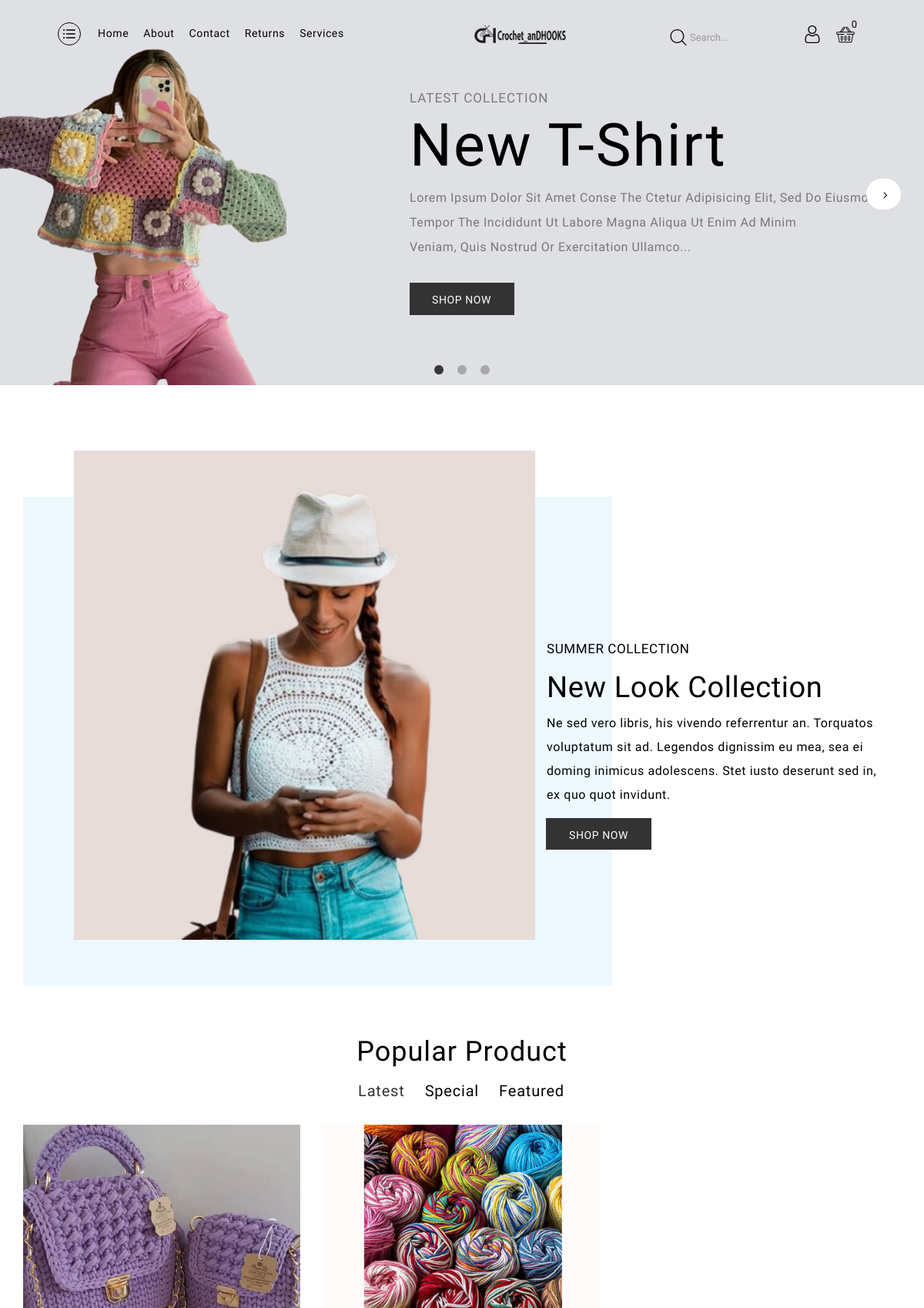
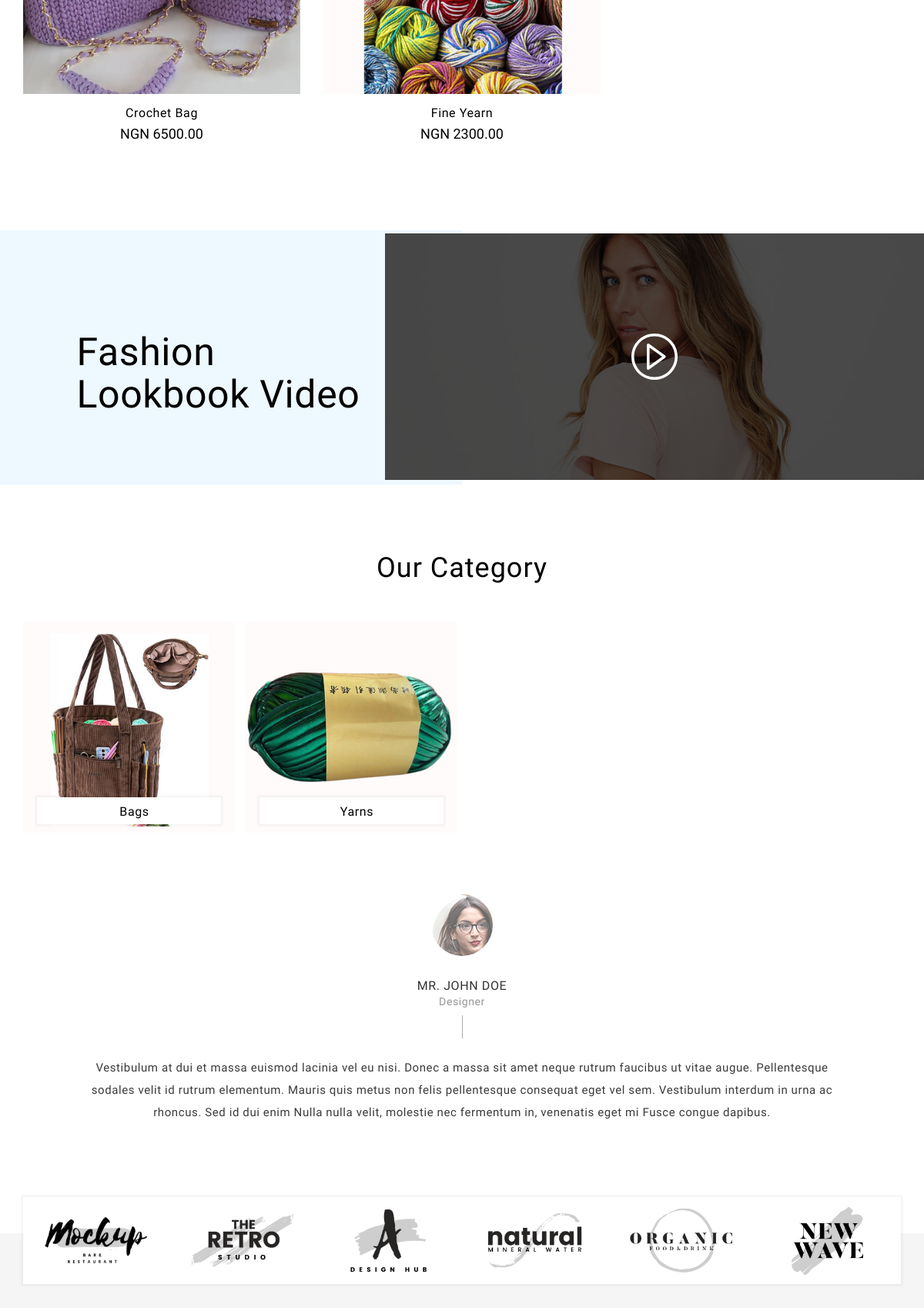
The page / (upper part) on the database its author committed (2 pictures, top to bottom).
### store/models.py (models this page shows, shortened)
class Product(models.Model):
    unit_choices = [('pcs','Pcs'),('pair','Pair'),('doz','Doz'),('box','Box'),('pack','Pack'),('bag','Bag')]
    collection_choices = [('latest','Latest'),('special','Special'),('featured','Featured')]
    product_name = models.CharField(max_length=200, unique=True)
    slug = models.SlugField(max_length=200, unique=True)
    description = models.TextField(max_length=500, blank=True)
    price = models.DecimalField(max_digits=9, decimal_places=2)
    discount_price = models.DecimalField(max_digits=9, decimal_places=2, blank=True, default=0)
    images = models.ImageField(upload_to='photo/products',)
    stock = models.IntegerField(default=0)
    is_available = models.BooleanField(default=True)
    collection = models.CharField(max_length=100, choices=collection_choices, default='latest')
    category= models.ForeignKey(Category, on_delete=models.CASCADE)
    unit= models.CharField(max_length=100, choices=unit_choices, default='pcs')
    created_date = models.DateTimeField(auto_now_add=True)
    modified_date = models.DateTimeField(auto_now_add=True)
    def get_url(self):
        return reverse('product_detail', args=[self.category.slug, self.slug])

### category/models.py (models this page shows, shortened)
class Category(models.Model):
    category_name = models.CharField(max_length=50, unique=True)
    slug = models.SlugField(max_length=100, unique=True)
    description = models.TextField(max_length=255,blank=True)
    category_image = models.ImageField(upload_to='photo/categories', blank=True)
    class Meta:
        verbose_name = 'category'
        verbose_name_plural = 'categories'
    def get_url(self):
        return reverse('products_by_category', args=[self.slug])

### crochetandhooks/views.py (the view)
# urls.py: 2. Add a URL to urlpatterns:  path('', views.home, name='home')
def home(request):
    products = Product.objects.all().filter(is_available = True)
    latest_products = products.filter(collection="latest")
    special_products = products.filter(collection="special")
    featured_products = products.filter(collection="featured")
    context = {
        'products' : products,
        'latest_products' : latest_products,
        'special_products' : special_products,
        'featured_products' : featured_products
    }
    return render(request, 'home.html', context)

### cart/context_processor.py (called while the page is built)
def counter(request):
    cart_count = 0
    if 'admin' in request.path:
        return {}
    else:
        try:
            cart =Cart.objects.filter(cart_id = _cart_id(request))
            if request.user.is_authenticated:
                cart_items = CartItem.objects.all().filter(user=request.user) # 244b
            else:
                cart_items = CartItem.objects.all().filter(cart = cart[:1])
            for cart_item in cart_items:
                cart_count += cart_item.quantity
        except Cart.DoesNotExist:
            cart_count = 0
    return dict(cart_count = cart_count)

### cart/views.py (called while the page is built)
def _cart_id(request):
    cart = request.session.session_key
    if not cart:
        cart = request.session.create()
    return cart

### category/context_processors.py (called while the page is built)
def menu_links(request):
    links = Category.objects.all()
    return dict(links = links)

### templates/home.html (shortened to what this page needs)
{% extends 'base.html' %}
{% load static %}
{% block content %}
  <div id="common-home" class="container-fluid">
    <div class="row">
      <div id="content" class="col-xs-12">
        <div class="homeslider-container s-panel row">
          <div id="slideshow0" class="slideshow">
            <div> <a href="{% url 'store' %}"><img src="{% static 'image/cache/catalog/slider/slider-12-1920x800.jpg' %}" alt="Crochet"
                  class="img-responsive center-block"></a>
              <div class="slidertext">
                <div class="slideff">
                  <h2>latest collection</h2>
                  <h1>New T-Shirt</h1>
                  <p>Lorem ipsum dolor sit amet conse the ctetur adipisicing elit, sed do eiusmod <br>
                    tempor the incididunt ut labore magna aliqua Ut enim ad minim<br>
                    veniam, quis nostrud or exercitation ullamco...</p>
                  <a href="{% url 'store' %}" class="btn btn-primary">Shop now</a>
                </div>
              </div>
            </div>
            <div>
              <div class="slidertext">
              </div>
            </div>
          </div>
        </div>
        <div class="offrow">
          <div class="container">
            <div class="offerbanner">
              <div class="col-lg-7 col-md-7 col-sm-7 col-xs-12 offbeffect"> <a href="#">
                  <img src="{% static 'image/cache/catalog/Offerbanner/2-660x700.jpg' %}" alt="banner" class="img-responsive">
                </a> </div>
              <div class="col-lg-5 col-md-5 col-sm-5 col-xs-12 ser-dsc">
                <span class="ser-title">
                  <h2>Summer collection</h2>
                  <h1>New Look Collection</h1>
                  <p>Ne sed vero libris, his vivendo referrentur an. Torquatos voluptatum sit
                    ad. Legendos dignissim eu mea, sea ei doming inimicus adolescens.
                    Stet iusto deserunt sed in, ex quo quot invidunt.</p>
                </span>
                <a href="{% url 'store' %}" class="btn btn-primary">Shop now</a>
              </div>
            </div>
          </div>
        </div>
        <div class="tab-content container protabcont">
          <div class="tab-head text-center">
            <div class="heading text-center">
              <h1><span>popular product</span></h1>
            </div>
            <ul class="nav nav-tabs pro-tab">
              <li class="active"><a href="#latestp" data-toggle="tab">latest</a></li>
              <li><a href="#bestseller" data-toggle="tab">special</a></li>
              <li ><a href="#featurep" data-toggle="tab">featured</a></li>
            </ul>
          </div>
          <div class="tab-pane active" id="latestp">
            {% if latest_products %}
            <div class="row rless">
              <div id="latest" class="loadmr">
                {% for product in latest_products %}
                <div class="product-layout col-xs-6 col-sm-4 col-md-4 col-lg-4 cless">
                  <div class="product-thumb transition">
                    <div class="image">
                      <a href="{{ product.get_url }}">
                        <img src="{{ product.images.url }}" alt="{{ product.product_name }}"
                          title="{{ product.product_name }}" class="img-responsive center-block"></a>
                      </div>
                    <div class="caption">
                      <h4 class="protitle"><a href=" {{ product.get_url }}">
                        {{ product.product_name }}</a>
                      </h4>
                      <div class="price">NGN {{ product.price }} </div>
                    </div>
                  </div>
                </div>
                {% endfor %}
              </div>
            </div>
            {% endif %}
          </div>
        </div>
        <div>
          <div class="row">
            <div class="html-vid">
              <div class="video-dec col-lg-5 col-md-5 col-sm-5 col-xs-12">
                <h2>Fashion<br>
                  Lookbook Video</h2>
              </div>
              <div class="col-lg-7 col-md-7 col-sm-7 col-xs-12 video-bg">
                <span class="play-video" data-toggle="modal" data-target="#vedioModal">
                  <svg width="40px" height="40px">
                    <use xlink:href="#player"></use>
                  </svg>
                </span>
              </div>
            </div>
          </div>
        </div>
        <div class="container">
          <div class="category_bag">
            <div class="homecategory row">
              <h1 class="heading text-center"><span>Our category</span></h1>
              <div id="cat-img" class="owl-carousel owl-theme">
                {% for category in links  %}
                <div class="block-cat-wr  cless">
                  <div class="categorybr">
                    <a href="{{ category.get_url }}"> <img
                        src="{{ category.category_image.url }}" class="img-responsive center-block" alt="">
                      <div class="catcontent">
                        <div class="categorydec">
                          <h2><span class="categorybor">{{ category.category_name }}</span></h2>
                        </div>
                      </div>
                    </a>
                  </div>
                </div>
                {% endfor %}
              </div>
            </div>
          </div>
        </div>
        <div>
          <div class="container">
            <div class="row parallex text-xs-center">
              <div id="testi" class="owl-carousel owl-theme">
                <div class="item">
                  <h2>mr. John doe</h2>
                  <h3>designer</h3>
                  <p>Vestibulum at dui et massa euismod lacinia vel eu nisi. Donec a massa sit amet neque rutrum
                    faucibus ut vitae augue. Pellentesque sodales velit id rutrum elementum. Mauris quis metus non felis
                    pellentesque consequat eget vel sem. Vestibulum interdum in urna ac rhoncus. Sed id dui enim Nulla
                    nulla velit, molestie nec fermentum in, venenatis eget mi Fusce congue dapibus.</p>
                </div>
              </div>
            </div>
          </div>
        </div>
        <div class="container">
          <div class="logo-slider">
            <div id="carousel0" class="owl-carousel owl-theme">
              <div class="text-center col-xs-12 cless"><a href="#"><img
                    src="{% static 'image/cache/catalog/brands/menufacture-8-225x150.png' %}" alt="Harley Davidson"
                    class="img-responsive center-block"></a></div>
              <div class="text-center col-xs-12 cless"><a href="#"><img
                    src="{% static 'image/cache/catalog/brands/menufacture-7-225x150.png' %}" alt="Nintendo"
                    class="img-responsive center-block"></a></div>
              <div class="text-center col-xs-12 cless"><a href="#"><img
                    src="{% static 'image/cache/catalog/brands/menufacture-6-225x150.png' %}" alt="Disney"
                    class="img-responsive center-block"></a></div>
              <div class="text-center col-xs-12 cless"><a href="#"><img
                    src="{% static 'image/cache/catalog/brands/menufacture-5-225x150.png' %}" alt="NFL"
                    class="img-responsive center-block"></a></div>
              <div class="text-center col-xs-12 cless"><a href="#"><img
                    src="{% static 'image/cache/catalog/brands/menufacture-4-225x150.png' %}" alt="Burger King"
                    class="img-responsive center-block"></a></div>
              <div class="text-center col-xs-12 cless"><a href="#"><img
                    src="{% static 'image/cache/catalog/brands/menufacture-3-225x150.png' %}" alt="Sony"
                    class="img-responsive center-block"></a></div>
            </div>
          </div>
        </div>
      </div>
    </div>
  </div>
  {% endblock %}

### static/catalog/view/javascript/eptheme/blog/lightbox.css (style rules this page uses)
body:after { content:url(../../../theme/fashpad/image/lightbox/close.png) url(../../../theme/fashpad/image/lightbox/loading.gif) url(../../../theme/fashpad/image/lightbox/prev.png) url(../../../theme/fashpad/image/lightbox/next.png); display: none; }

### rows shown on the page
Product: images (picture), product_name "Crochet Bag", price "6500.00"
Product: images (picture), product_name "Fine Yearn", price "2300.00"
Category: category_image (picture), category_name "Bags"
Category: category_image (picture), category_name "Yarns"

### other values the page prints
{{ cart_count }} "0"
